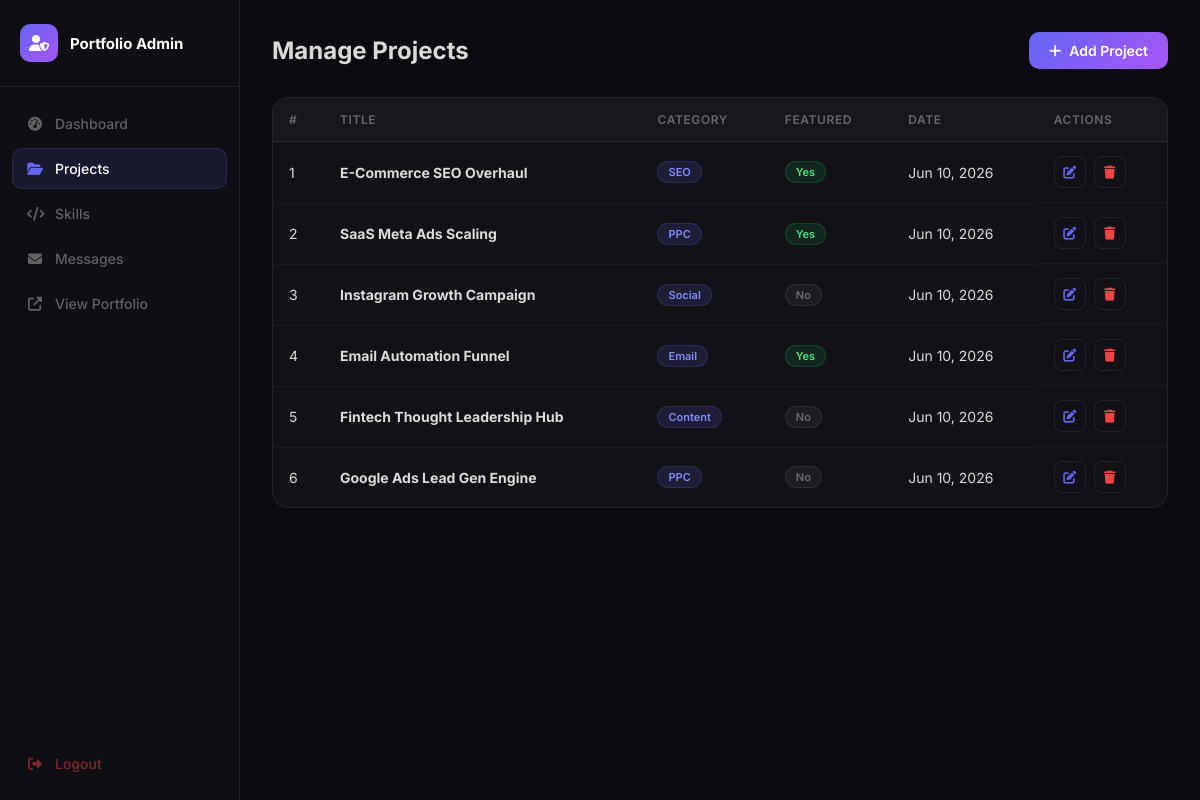
The page /admin/manage_projects.php (signed in) on the database its author committed.
### tables this page shows
CREATE TABLE IF NOT EXISTS projects (
    id INT AUTO_INCREMENT PRIMARY KEY,
    title VARCHAR(150) NOT NULL,
    description TEXT NOT NULL,
    tech_stack VARCHAR(255) NOT NULL,
    live_url VARCHAR(300) DEFAULT NULL,
    github_url VARCHAR(300) DEFAULT NULL,
    image VARCHAR(300) DEFAULT 'assets/images/project-placeholder.jpg',
    category VARCHAR(60) DEFAULT 'Web',
    featured TINYINT(1) DEFAULT 0,
    key_metrics VARCHAR(255) DEFAULT NULL,
    problem TEXT DEFAULT NULL,
    strategy TEXT DEFAULT NULL,
    results TEXT DEFAULT NULL,
    created_at TIMESTAMP DEFAULT CURRENT_TIMESTAMP
);

### admin/manage_projects.php (the view, shortened to what this page needs)
<?php
$db = getDB();
$action  = $_GET['action'] ?? 'list';
$projects = $action === 'list' ? $db->query('SELECT * FROM projects ORDER BY created_at DESC')->fetchAll() : [];
?>
<!DOCTYPE html>
<html lang="en">
<head>
    <link rel="stylesheet" href="https://cdnjs.cloudflare.com/ajax/libs/font-awesome/6.4.0/css/all.min.css">
    <link rel="stylesheet" href="admin.css">
</head>
<body>
<?php include 'sidebar.php'; ?>
<main class="main-content">
    <div class="page-header">
        <h1><?= $action === 'list' ? 'Manage Projects' : ($action === 'add' ? 'Add Project' : 'Edit Project') ?></h1>
        <?php if ($action === 'list'): ?>
        <a href="?action=add" class="btn-primary"><i class="fas fa-plus"></i> Add Project</a>
        <?php else: ?>
        <a href="manage_projects.php" class="btn-secondary"><i class="fas fa-arrow-left"></i> Back</a>
        <?php endif; ?>
    </div>
    <?php if ($action === 'list'): ?>
    <div class="table-wrap">
        <table class="data-table">
            <thead><tr><th>#</th><th>Title</th><th>Category</th><th>Featured</th><th>Date</th><th>Actions</th></tr></thead>
            <tbody>
            <?php foreach ($projects as $p): ?>
            <tr>
                <td><?= $p['id'] ?></td>
                <td><strong><?= htmlspecialchars($p['title']) ?></strong></td>
                <td><span class="badge"><?= htmlspecialchars($p['category']) ?></span></td>
                <td><?= $p['featured'] ? '<span class="badge badge-green">Yes</span>' : '<span class="badge badge-gray">No</span>' ?></td>
                <td><?= date('M d, Y', strtotime($p['created_at'])) ?></td>
                <td class="actions">
                    <a href="?action=edit&id=<?= $p['id'] ?>" class="btn-icon btn-edit"><i class="fas fa-edit"></i></a>
                    <form method="POST" style="display:inline" onsubmit="return confirm('Delete this project?')">
                        <button type="submit" class="btn-icon btn-delete"><i class="fas fa-trash"></i></button>
                    </form>
                </td>
            </tr>
            <?php endforeach; ?>
            </tbody>
        </table>
    </div>
    <?php endif; ?>
</main>
</body>
</html>

### admin/admin.css (style rules this page uses)
*, *::before, *::after { margin: 0; padding: 0; box-sizing: border-box; }
:root { --bg: #0a0a0f; --surface: rgba(255,255,255,0.03); --surface-hover: rgba(255,255,255,0.06); --border: rgba(255,255,255,0.08); --primary: #6366f1; --primary-glow: rgba(99,102,241,0.3); --danger: #ef4444; --success: #22c55e; --text: rgba(255,255,255,0.85); --text-muted: rgba(255,255,255,0.35); --sidebar-w: 240px; }
body { font-family: 'Inter', sans-serif; background: var(--bg); color: var(--text); display: flex; min-height: 100vh; }
.main-content { margin-left: var(--sidebar-w); flex: 1; padding: 32px; max-width: 1100px; width: 100%; }
.page-header { display: flex; align-items: center; justify-content: space-between; margin-bottom: 28px; }
.page-header h1 { font-size: 24px; font-weight: 700; }
.table-wrap { background: var(--surface); border: 1px solid var(--border); border-radius: 16px; overflow: hidden; }
.data-table { width: 100%; border-collapse: collapse; }
.data-table thead th { padding: 14px 16px; text-align: left; font-size: 12px; font-weight: 600; text-transform: uppercase; letter-spacing: 0.05em; color: var(--text-muted); border-bottom: 1px solid var(--border); background: rgba(255,255,255,0.02); }
.data-table tbody td { padding: 14px 16px; font-size: 14px; border-bottom: 1px solid rgba(255,255,255,0.04); }
.data-table tbody tr:last-child td { border-bottom: none; }
.badge { display: inline-block; padding: 3px 10px; border-radius: 99px; font-size: 11px; font-weight: 600; background: rgba(99,102,241,0.15); color: #818cf8; border: 1px solid rgba(99,102,241,0.2); }
.badge-green { background: rgba(34,197,94,0.12); color: #4ade80; border-color: rgba(34,197,94,0.2); }
.badge-gray { background: rgba(255,255,255,0.05); color: var(--text-muted); border-color: var(--border); }
.actions { display: flex; gap: 8px; align-items: center; }
.btn-icon { width: 32px; height: 32px; border-radius: 8px; display: inline-flex; align-items: center; justify-content: center; font-size: 13px; border: 1px solid var(--border); cursor: pointer; text-decoration: none; transition: all 0.2s; background: transparent; }
.btn-edit { color: var(--primary); }
.btn-delete { color: var(--danger); }
.btn-primary { display: inline-flex; align-items: center; gap: 8px; padding: 10px 20px; background: linear-gradient(135deg, #6366f1, #a855f7); border: none; border-radius: 10px; color: white; font-size: 14px; font-weight: 600; font-family: inherit; cursor: pointer; text-decoration: none; transition: opacity 0.2s, transform 0.2s; }

### rows shown on the page
projects: id "1", title "E-Commerce SEO Overhaul", category "SEO", featured "Yes", created_at "Jun 10, 2026"
projects: id "2", title "SaaS Meta Ads Scaling", category "PPC", featured "Yes", created_at "Jun 10, 2026"
projects: id "3", title "Instagram Growth Campaign", category "Social", featured "No", created_at "Jun 10, 2026"
projects: id "4", title "Email Automation Funnel", category "Email", featured "Yes", created_at "Jun 10, 2026"
projects: id "5", title "Fintech Thought Leadership Hub", category "Content", featured "No", created_at "Jun 10, 2026"
projects: id "6", title "Google Ads Lead Gen Engine", category "PPC", featured "No", created_at "Jun 10, 2026"
